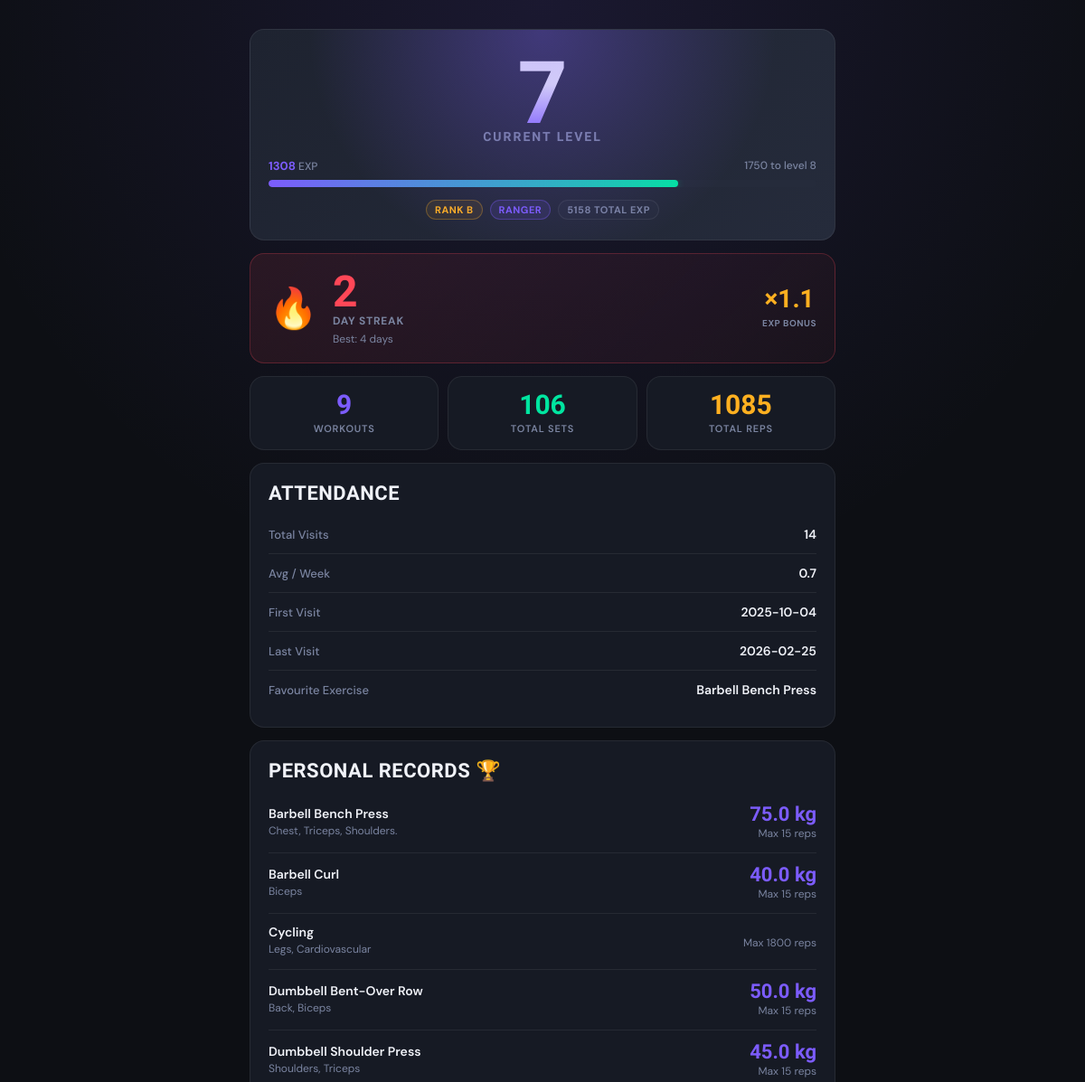
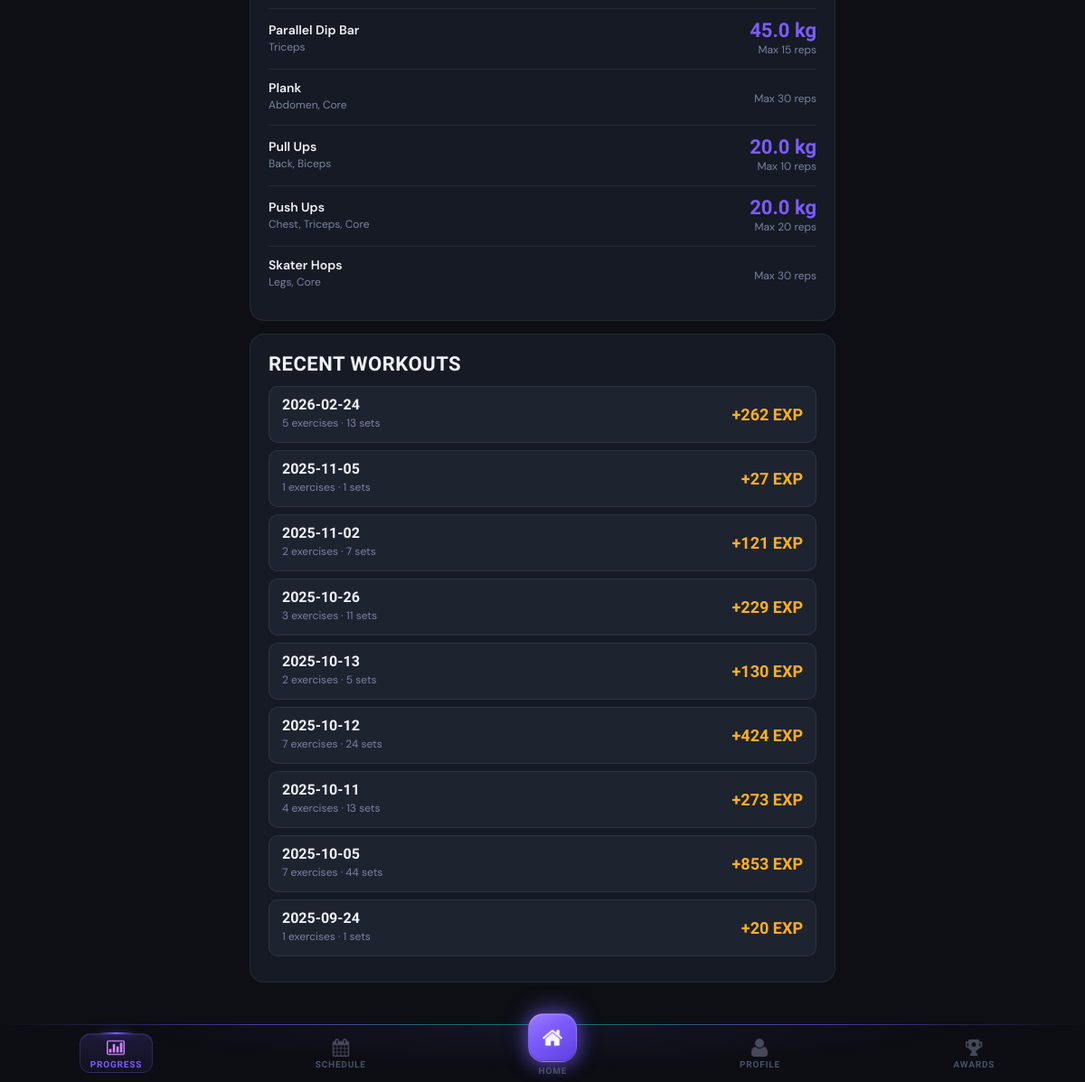
Screenshot of /progress (signed in) with the database file from the repository (2 pictures, top to bottom).
### tables this page shows
CREATE TABLE client_gamification (
                gamification_id INTEGER PRIMARY KEY AUTOINCREMENT,
                client_id INTEGER UNIQUE NOT NULL,
                current_level INTEGER DEFAULT 1,
                current_exp INTEGER DEFAULT 0,
                total_exp INTEGER DEFAULT 0,
                rank TEXT DEFAULT 'E',
                client_class TEXT,
                class_unlocked_at_level INTEGER, current_streak INTEGER DEFAULT 0, longest_streak INTEGER DEFAULT 0, total_reps INTEGER DEFAULT 0, workouts_completed INTEGER DEFAULT 0,
                FOREIGN KEY (client_id) REFERENCES clients(client_id) ON DELETE CASCADE
            );

CREATE TABLE client_streaks (
                streak_id INTEGER PRIMARY KEY AUTOINCREMENT,
                client_id INTEGER UNIQUE NOT NULL,
                current_streak INTEGER DEFAULT 0,
                longest_streak INTEGER DEFAULT 0,
                last_attendance_date DATE,
                streak_multiplier REAL DEFAULT 1.0,
                FOREIGN KEY (client_id) REFERENCES clients(client_id) ON DELETE CASCADE
            );

CREATE TABLE exercises (
                exercise_id INTEGER PRIMARY KEY AUTOINCREMENT,
                name TEXT UNIQUE NOT NULL,
                description TEXT,
                exercise_type TEXT,
                target_muscle TEXT,
                difficulty_level TEXT,
                base_exp INTEGER DEFAULT 10,
                image_path TEXT,
                created_date DATETIME DEFAULT CURRENT_TIMESTAMP
            , `secondary_muscle` TEXT);

CREATE TABLE workout_logs (
                log_id INTEGER PRIMARY KEY AUTOINCREMENT,
                client_id INTEGER NOT NULL,
                exercise_id INTEGER NOT NULL,
                workout_date DATE NOT NULL,
                set_number INTEGER NOT NULL,
                reps_completed INTEGER,
                weight_used REAL,
                exp_earned INTEGER DEFAULT 0,
                "measurement" TEXT,
                timestamp DATETIME DEFAULT CURRENT_TIMESTAMP,
                FOREIGN KEY (client_id) REFERENCES clients(client_id) ON DELETE CASCADE,
                FOREIGN KEY (exercise_id) REFERENCES exercises(exercise_id) ON DELETE CASCADE
            );

### main.py (the view)
@app.route('/progress')
@login_required
def progress():
    client_id = session['client_id']
    client = Client.get_by_id(client_id)
    progress_data = gamification.get_client_progress(client_id)
    workout_history = workout_logger.get_workout_history(client_id, limit=10)
    attendance_stats = attendance_ctrl.get_attendance_stats(client_id)
    workout_stats = workout_logger.get_workout_stats(client_id)
    personal_records = workout_logger.get_personal_records(client_id)
    return render_template('progress.html',
                         client=client,
                         progress=progress_data,
                         workout_history=workout_history,
                         attendance_stats=attendance_stats,
                         workout_stats=workout_stats,
                         personal_records=personal_records)

### controllers/gamification_controller.py (called while the page is built)
    def _get_gamification_data(self, client_id):
        query = 'SELECT * FROM client_gamification WHERE client_id=?'
        result = self.db.execute_query(query, (client_id,))
        return dict(result[0]) if result else None

    def _get_streak_data(self, client_id):
        query = 'SELECT * FROM client_streaks WHERE client_id=?'
        result = self.db.execute_query(query, (client_id,))
        return dict(result[0]) if result else None

### controllers/workout_logger.py (called while the page is built)
    def get_workout_history(self, client_id, limit=10):
        query = '''
            SELECT workout_date, COUNT(DISTINCT exercise_id) as exercises_count,
                   COUNT(*) as total_sets, SUM(exp_earned) as total_exp
            FROM workout_logs
            WHERE client_id=?
            GROUP BY workout_date
            ORDER BY workout_date DESC
            LIMIT ?
        '''
        results = self.db.execute_query(query, (client_id, limit))
        history = []
        for row in results:
            history.append({
                'date': row['workout_date'],
                'exercises_count': row['exercises_count'],
                'total_sets': row['total_sets'],
                'total_exp': row['total_exp']
            })
        return history

### database/db_manager.py (called while the page is built)
    def connect(self):
        self.conn = sqlite3.connect(self.db_name)
        self.conn.row_factory = sqlite3.Row  # Access columns by name
        self.cursor = self.conn.cursor()

    def disconnect(self):
        if self.conn:
            self.conn.close()

    def execute_query(self, query, params=None):
        self.connect()
        if params:
            self.cursor.execute(query, params)
        else:
            self.cursor.execute(query)
        results = self.cursor.fetchall()
        self.disconnect()
        return results

### main.py (called while the page is built)
def login_required(f):
    @wraps(f)
    def decorated_function(*args, **kwargs):
        if 'client_id' not in session:
            return redirect(url_for('login'))
        return f(*args, **kwargs)
    return decorated_function

### templates/progress.html (shortened to what this page needs)
{% extends "base.html" %}
{% block content %}
<div class="level-hero">
    <span class="level-number">{{ progress.level }}</span>
    <span class="level-label">Current Level</span>
    <div class="exp-row">
        <span><strong>{{ progress.current_exp }}</strong> EXP</span>
        <span>{{ progress.next_level_exp }} to level {{ progress.level + 1 }}</span>
    </div>
    <div class="progress-track">
        <div class="progress-fill" style="width: {{ progress.progress_percentage }}%"></div>
    </div>
    <div class="rank-class-row">
        <span class="tag tag-amber">Rank {{ progress.rank }}</span>
        {% if progress.class %}
        <span class="tag tag-brand">{{ progress.class }}</span>
        {% endif %}
        <span class="tag">{{ progress.total_exp }} Total EXP</span>
    </div>
</div>
{% if progress.streak is defined %}
<div class="streak-card">
    <div class="streak-flame">🔥</div>
    <div>
        <div class="streak-days">{{ progress.streak }}</div>
        <div class="streak-info-label">Day Streak</div>
        <div class="streak-detail">Best: {{ progress.longest_streak }} days</div>
    </div>
    <div class="streak-multiplier">
        <span class="streak-mult-val">×{{ progress.streak_multiplier }}</span>
        <span class="streak-mult-lbl">EXP Bonus</span>
    </div>
</div>
{% endif %}
{% if workout_stats %}
<div class="big-stat-row">
    <div class="big-stat">
        <span class="big-stat-val brand">{{ workout_stats.total_workouts }}</span>
        <span class="big-stat-lbl">Workouts</span>
    </div>
    <div class="big-stat">
        <span class="big-stat-val green">{{ workout_stats.total_sets }}</span>
        <span class="big-stat-lbl">Total Sets</span>
    </div>
    <div class="big-stat">
        <span class="big-stat-val amber">{{ workout_stats.total_reps }}</span>
        <span class="big-stat-lbl">Total Reps</span>
    </div>
</div>
{% endif %}
{% if attendance_stats %}
<div class="card section-card">
    <h2>Attendance</h2>
    <div class="row-item">
        <span class="row-item-label">Total Visits</span>
        <span class="row-item-value">{{ attendance_stats.total_visits }}</span>
    </div>
    <div class="row-item">
        <span class="row-item-label">Avg / Week</span>
        <span class="row-item-value">{{ attendance_stats.avg_visits_per_week }}</span>
    </div>
    <div class="row-item">
        <span class="row-item-label">First Visit</span>
        <span class="row-item-value">{{ attendance_stats.first_visit }}</span>
    </div>
    <div class="row-item">
        <span class="row-item-label">Last Visit</span>
        <span class="row-item-value">{{ attendance_stats.last_visit }}</span>
    </div>
    {% if workout_stats and workout_stats.favorite_exercise %}
    <div class="row-item">
        <span class="row-item-label">Favourite Exercise</span>
        <span class="row-item-value">{{ workout_stats.favorite_exercise }}</span>
    </div>
    {% endif %}
</div>
{% endif %}
{% if personal_records %}
<div class="card section-card">
    <h2>Personal Records 🏆</h2>
    {% for record in personal_records %}
    <div class="pr-item">
        <div>
            <span class="pr-name">{{ record.exercise }}</span>
            <span class="pr-muscle">{{ record.target_muscle }}</span>
        </div>
        <div class="pr-values">
            {% if record.max_weight %}
            <div class="pr-weight">{{ record.max_weight }} kg</div>
            {% endif %}
            <div class="pr-reps">Max {{ record.max_reps }} reps</div>
        </div>
    </div>
    {% endfor %}
</div>
{% endif %}
<div class="card section-card">
    <h2>Recent Workouts</h2>
    {% if workout_history %}
        {% for w in workout_history %}
        <div class="history-item">
            <div>
                <span class="history-date">{{ w.date }}</span>
                <span class="history-meta">{{ w.exercises_count }} exercises · {{ w.total_sets }} sets</span>
            </div>
            <span class="history-exp">+{{ w.total_exp }} EXP</span>
        </div>
        {% endfor %}
    {% else %}
        <p style="padding:10px 0;">No workouts logged yet. Start training!</p>
    {% endif %}
</div>
{% endblock %}

### templates/base.html (style rules this page uses)
:root { --brand: #7c5cfc; --brand-glow: rgba(124, 92, 252, 0.35); --brand-dim: rgba(124, 92, 252, 0.12); --green: #00e5a0; --green-glow: rgba(0, 229, 160, 0.3); --amber: #ffb020; --red: #ff4757; --bg: #0d0f14; --surface: #161a24; --surface-2: #1e2330; --surface-3: #252b3b; --border: rgba(255,255,255,0.07); --border-2: rgba(255,255,255,0.12); --text: #f0f2f8; --text-muted: #7a84a0; --text-dim: #4a5168; --radius: 16px; --radius-sm: 10px; --font-display:'Barlow Condensed', sans-serif; --font-body: 'DM Sans', sans-serif; --nav-height: 64px; }
*, *::before, *::after { margin: 0; padding: 0; box-sizing: border-box; }
body { font-family: var(--font-body); background: var(--bg); color: var(--text); min-height: 100vh; padding-top: 16px; padding-bottom: calc(var(--nav-height) + 32px); background-image: radial-gradient(ellipse 80% 40% at 50% 0%, rgba(124,92,252,0.12) 0%, transparent 70%); }
.card { background: var(--surface); border: 1px solid var(--border); border-radius: var(--radius); padding: 20px; margin-bottom: 14px; }
h1, h2, h3 { font-family: var(--font-display); color: var(--text); text-transform: uppercase; letter-spacing: 0.5px; font-weight: 800; }
h2 { font-size: 22px; margin-bottom: 12px; }
.progress-track { background: var(--surface-3); height: 8px; border-radius: 99px; overflow: hidden; }
.progress-fill { height: 100%; background: linear-gradient(90deg, var(--brand), var(--green)); border-radius: 99px; transition: width 0.6s cubic-bezier(0.34, 1.56, 0.64, 1); box-shadow: 0 0 8px var(--green-glow); }
.row-item { display: flex; justify-content: space-between; align-items: center; padding: 12px 0; border-bottom: 1px solid var(--border); }
.row-item:last-child { border-bottom: none; }
.row-item-label { color: var(--text-muted); font-size: 13px; font-weight: 500; }
.row-item-value { font-weight: 600; font-size: 14px; color: var(--text); }
.tag { display: inline-block; font-size: 11px; font-weight: 700; padding: 3px 9px; border-radius: 99px; border: 1px solid var(--border); background: var(--surface-3); color: var(--text-muted); text-transform: uppercase; letter-spacing: 0.5px; }
.tag-brand { color: var(--brand); border-color: var(--brand-glow); background: var(--brand-dim); }
.tag-amber { color: var(--amber); border-color: rgba(255,176,32,0.3); background: rgba(255,176,32,0.08); }

### rows the page displays
client_gamification: current_exp "1308", class "RANGER", total_exp "5158"
client_streaks: streak_multiplier "1.1"
exercises: favorite_exercise "Barbell Bench Press", exercise "Barbell Bench Press", target_muscle "Chest, Triceps, Shoulders.", max_weight "75.0", max_reps "15"
exercises: exercise "Barbell Curl", target_muscle "Biceps", max_weight "40.0", max_reps "15"
exercises: exercise "Cycling", target_muscle "Legs, Cardiovascular", max_reps "1800"
exercises: exercise "Dumbbell Bent-Over Row", target_muscle "Back, Biceps", max_weight "50.0", max_reps "15"
exercises: exercise "Dumbbell Shoulder Press", target_muscle "Shoulders, Triceps", max_weight "45.0", max_reps "15"
exercises: exercise "Parallel Dip Bar", target_muscle "Triceps", max_weight "45.0", max_reps "15"
exercises: exercise "Plank", target_muscle "Abdomen, Core", max_reps "30"
exercises: exercise "Pull Ups", target_muscle "Back, Biceps", max_weight "20.0", max_reps "10"
exercises: exercise "Push Ups", target_muscle "Chest, Triceps, Core", max_weight "20.0", max_reps "20"
exercises: exercise "Skater Hops", target_muscle "Legs, Core", max_reps "30"
workout_logs: date "2025-11-05", exercises_count "1", total_sets "1", total_exp "27"
workout_logs: date "2025-09-24", exercises_count "1", total_sets "1", total_exp "20"

### other values shown
{{ progress.level }} "7"
{{ progress.next_level_exp }} "1750"
{{ progress.level + 1 }} "8"
{{ progress.rank }} "B"
{{ progress.streak }} "2"
{{ progress.longest_streak }} "4"
{{ workout_stats.total_workouts }} "9"
{{ workout_stats.total_sets }} "106"
{{ workout_stats.total_reps }} "1085"
{{ attendance_stats.total_visits }} "14"
{{ attendance_stats.avg_visits_per_week }} "0.7"
{{ attendance_stats.first_visit }} "2025-10-04"
{{ attendance_stats.last_visit }} "2026-02-25"
{{ w.date }} "2026-02-24" "2025-11-02" "2025-10-26" "2025-10-13" "2025-10-12" "2025-10-11" "2025-10-05"
{{ w.exercises_count }} "5" "2" "3" "2" "7" "4" "7"
